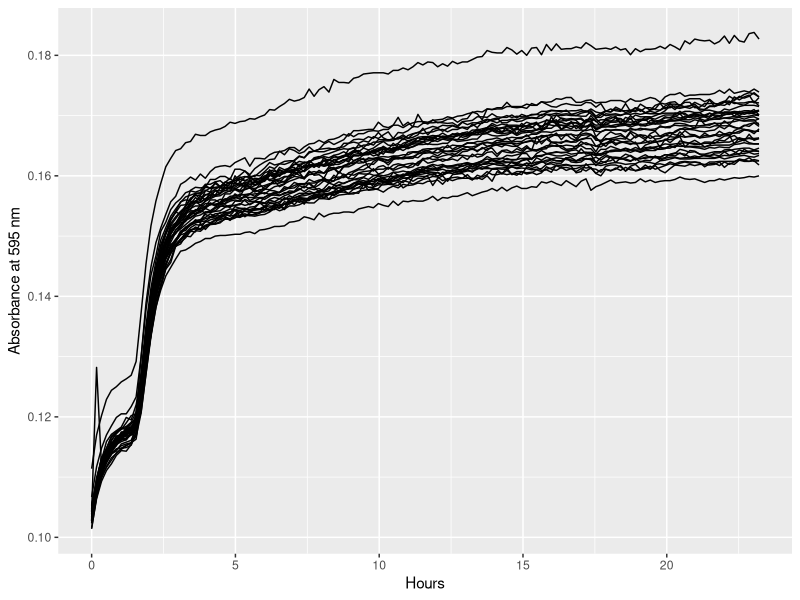
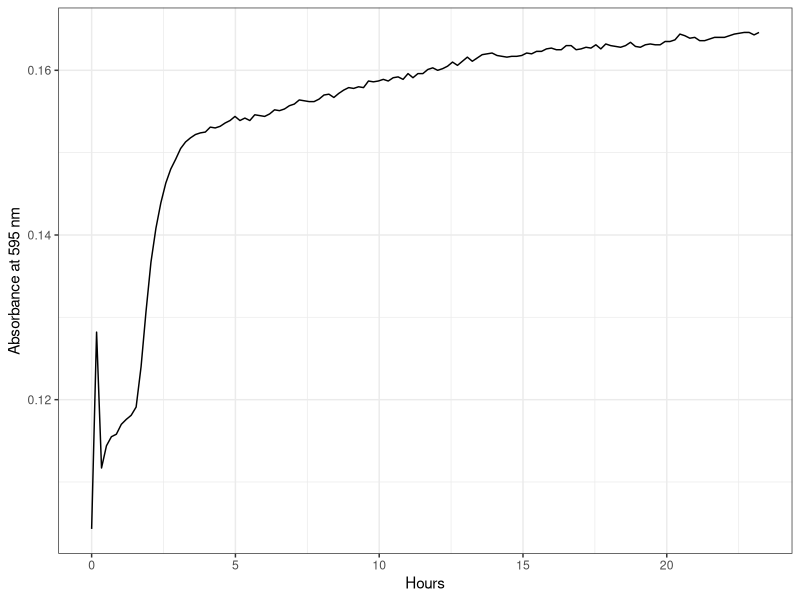
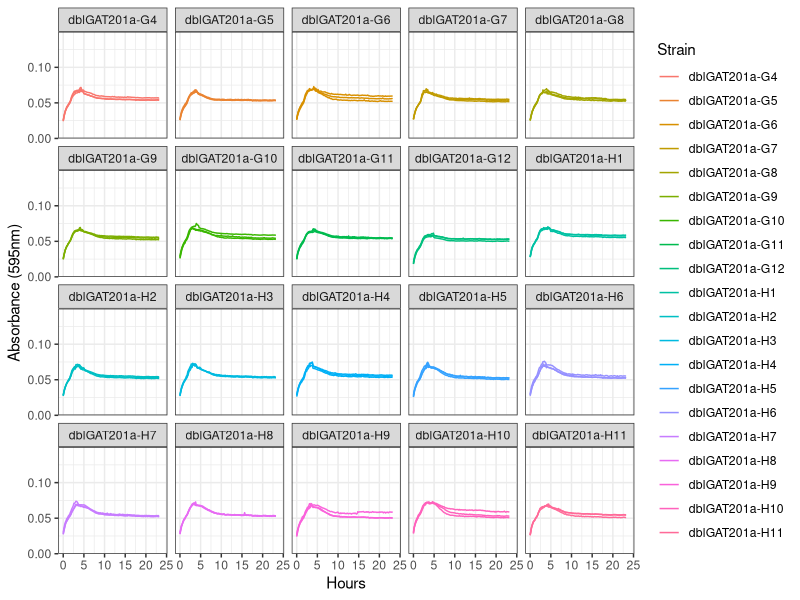
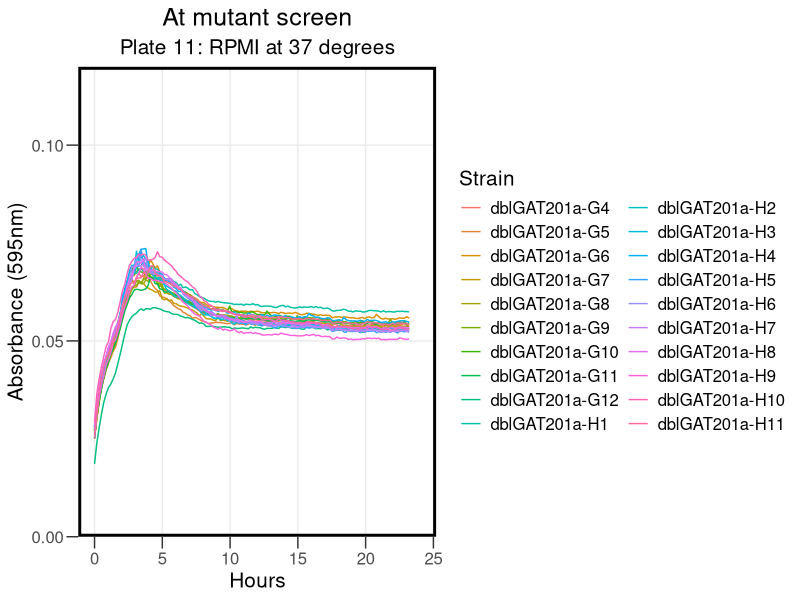
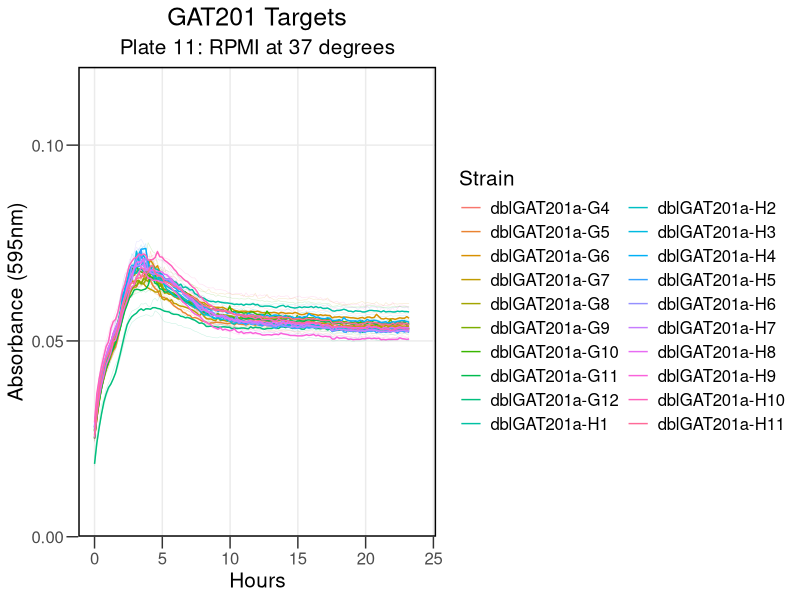
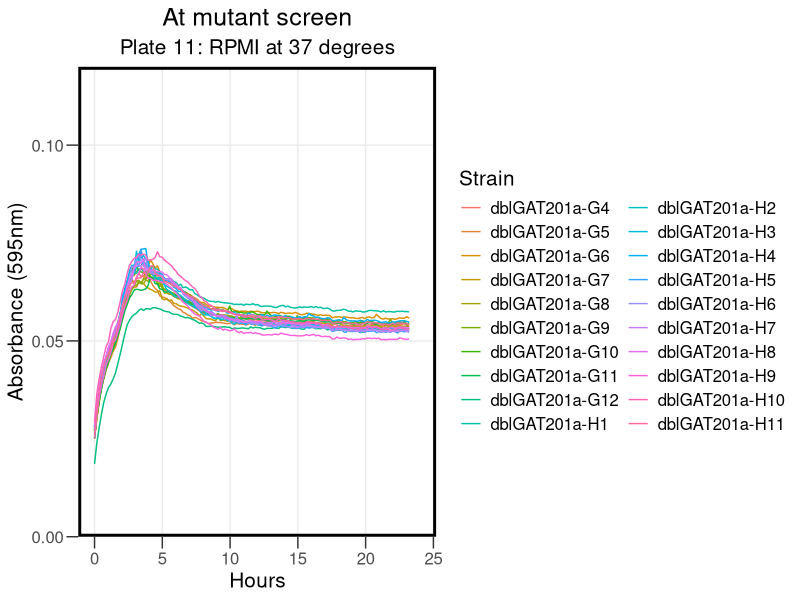
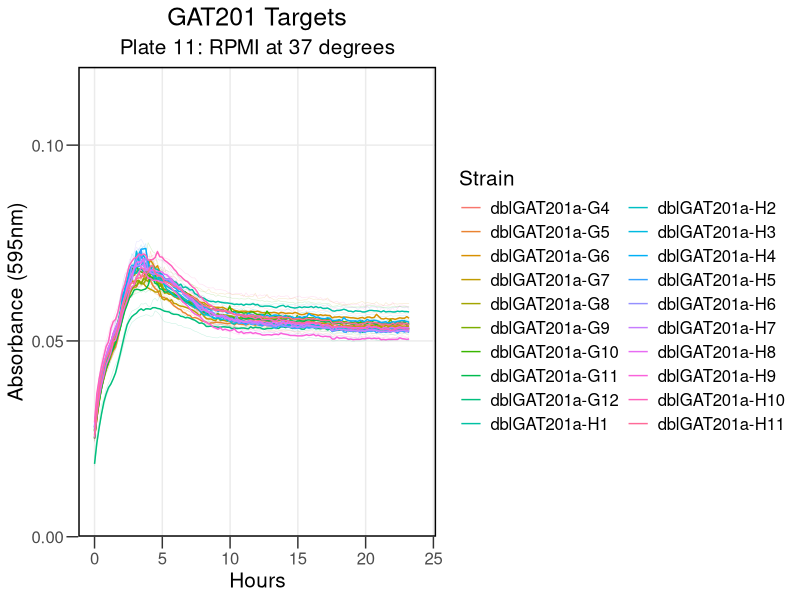

These figures' R source, in order:
## ---- chunk 1
knitr::opts_chunk$set(echo = TRUE)
## ---- chunk 2

library("reshape2")
library(dplyr)
library(ggplot2)
library(tidyverse)
library(rmarkdown)
library(cowplot)
library(yaml)
library(knitr)
## ---- chunk 3

rawdata <- read.csv("../Input/20230517_Atmutant_Screen_plate11_csv.csv")

## ---- chunk 4

 rawdata_hour<-mutate(rawdata, Time = Time/3600)

## ---- chunk 5

reshaped <- melt(rawdata_hour, id=c("Time", "Temp"), 
                              variable.name="Well",
                              value.name="OD595")

summary(reshaped)
## ---- chunk 6

platemap <- read.csv("../Input/20230517_RPMI_Atmut_screen_Plate11_setup.csv") %>%     
  dplyr::mutate(
    Strain = factor(Strain, 
                    levels = c( "P2.7G4","P2.7G5","P2.7G6","P2.7G7","P2.7G8","P2.7G9","P2.7G10","P2.7G11","P2.7G12","P2.7H1","P2.7H2","P2.7H3","P2.7H4","P2.7H5","P2.7H6","P2.7H7","P2.7H8","P2.7H9","P2.7H10","P2.7H11"),
                    labels = c("dblGAT201a-G4", "dblGAT201a-G5", "dblGAT201a-G6", "dblGAT201a-G7", "dblGAT201a-G8", "dblGAT201a-G9", "dblGAT201a-G10", "dblGAT201a-G11", "dblGAT201a-G12", "dblGAT201a-H1", "dblGAT201a-H2", "dblGAT201a-H3", "dblGAT201a-H4", "dblGAT201a-H5", "dblGAT201a-H6", "dblGAT201a-H7", "dblGAT201a-H8", "dblGAT201a-H9", "dblGAT201a-H10", "dblGAT201a-H11"))
  )
head(platemap, n=10)


## ---- chunk 7

annotated <- inner_join(reshaped, platemap, by="Well")
 
## ---- chunk 8

ggplot(data=filter(annotated,is.na(Strain)),
          aes(x=Time, y=OD595,  group = Well)) + 
          geom_line() + 
          labs(x="Hours", y="Absorbance at 595 nm")
## ---- chunk 9

ggplot(data=filter(annotated,Well=="F1"), 
       aes(x=Time, y=OD595, group = Well)) + 
 
       geom_line() + 
     theme_bw()+
     labs(x="Hours", y="Absorbance at 595 nm")

## ---- chunk 10

blank_OD_summary <- annotated %>%
   filter(is.na(Strain), Time < 1/24) %>%
  filter(Well != "A7") %>%
  filter(Well != "F1") %>%
  group_by(Media) %>%
  summarise(OD_median=median(OD595),
            OD_mean=mean(OD595),
            OD_max=max(OD595),
            OD_min=min(OD595))
print(blank_OD_summary)
## ---- chunk 11

normalisedOD <- annotated %>%
  left_join(blank_OD_summary, by="Media") %>%
  mutate(OD_corrected = OD595 - OD_median)

## ---- chunk 12

ggplot(data=normalisedOD %>%
                       filter( !is.na(Strain) ), 
                      aes(x=Time, y=OD_corrected, color=Strain, group = Well)) + 
       geom_line() + 
  scale_x_continuous(limits = c(0,24)) +
       scale_y_continuous(limits=c(0,0.15),expand=c(0,0))+
       facet_wrap(Strain ~ .)+
  
       labs(x = "Hours",
            y = "Absorbance (595nm)") +
       theme(text = element_text(size = 20))+
       theme_bw()
## ---- chunk 13

ggplot(data=normalisedOD  %>%
         
                     filter( !is.na(Strain) ),  
                      aes(x=Time, y=OD_corrected, color=Strain)) + 
        stat_summary(fun = "median", geom = "line", size = 0.5) +
  scale_x_continuous(limits = c(0,24)) +
       scale_y_continuous(limits=c(0,0.12),expand=c(0,0), breaks = c(0, 0.05, 0.1)) +
       labs(x = "Hours",
            y = "Absorbance (595nm)",
            title = "At mutant screen", subtitle = "Plate 11: RPMI at 37 degrees") +
       theme_bw() +
       theme(text = element_text(size = 15))+
       theme(axis.title = element_text(size = 15))+
       theme(axis.ticks.length = unit(0.3, "cm"))+
       theme(title = element_text(size = 15))+
       theme(panel.grid.minor = element_blank())+
    guides(color=guide_legend(ncol=2))+
 theme(legend.title = element_text(size = 15))+
      theme(legend.background = element_rect(fill = "transparent", color=NA))+
  theme(legend.key = element_rect(fill = "transparent", color=NA))+
       theme (plot.background =  element_rect(fill = "transparent", color=NA), 
         panel.background = element_rect(fill = "transparent", color=NA),)+
      theme(panel.border = element_rect(linetype = "solid", colour = "black", size = 2))+
  theme(plot.title = element_text(hjust = 0.5), plot.subtitle = element_text(hjust = 0.5) )
       
## ---- chunk 14

ggsave("../Results/AllSummary_At11.png",width = 8,height=5)
## ---- chunk 15


ggplot(data=normalisedOD  %>%
          
                     filter( !is.na(Strain) ),  
                      aes(x=Time, y=OD_corrected, color=Strain)) + 
       geom_line(aes(group = Well), size = 0.2, alpha = 0.2) + 
       stat_summary(fun = "median", geom = "line", size = 0.5) +
  scale_x_continuous(limits = c(0,24)) +
       scale_y_continuous(limits=c(0,0.12),expand=c(0,0), breaks = c(0, 0.05, 0.1)) +
   
       labs(x = "Hours",
            y = "Absorbance (595nm)",
            title = "GAT201 Targets", subtitle = "Plate 11: RPMI at 37 degrees") +

                  theme_bw() +
       theme(text = element_text(size = 15))+
       theme(axis.title = element_text(size = 15))+
             theme(axis.ticks.length = unit(0.3, "cm"))+
       theme(title = element_text(size = 15))+
       theme(panel.grid.minor = element_blank())+
            guides(color=guide_legend(ncol=2))+
       theme(legend.title = element_text(size = 15))+
      theme(legend.background = element_rect(fill = "transparent", color=NA))+
      theme(legend.key = element_rect(fill = "transparent", color=NA))+
       theme (plot.background =  element_rect(fill = "transparent", color=NA), 
            panel.background = element_rect(fill = "transparent", color=NA),)+
      theme(panel.border = element_rect(linetype = "solid", colour = "black", size = 1))+
      theme(plot.title = element_text(hjust = 0.5), plot.subtitle = element_text(hjust = 0.5))
## ---- chunk 16

ggsave("../Results/Statsumm_At11.png",width = 8,height=5)
